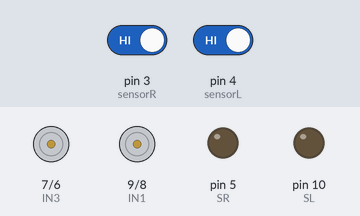
This sketch was run on a simulated Arduino Uno, built with avr-gcc and run on an emulated ATmega328P. Shown: motor-driver pin pairs drawn as motors (green arrow = first pin HIGH = forward, orange = second pin HIGH = backward, longer = more drive), output pins drawn as LEDs (lit = HIGH). The inputs (shaded band) are chosen by the test bench; at power-on: pin 3 (sensorR) HIGH, pin 4 (sensorL) HIGH.

Above: at 1.2 s.
1.3 s: pin 3 (sensorR) driven LOW
At 2.5 s:
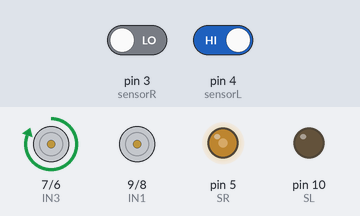
2.8 s: pin 4 (sensorL) driven LOW
At 3.7 s:
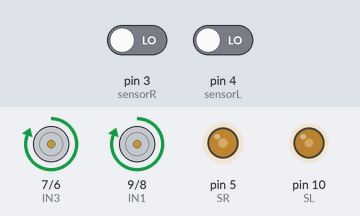
4.3 s: pin 3 (sensorR) driven HIGH
At 4.9 s:
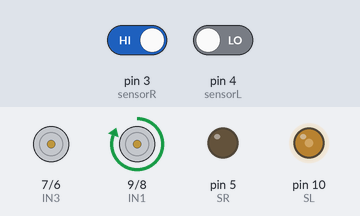
Timing chart, 0 to 7.3 s (numbered marks = the images above; inputs shaded):
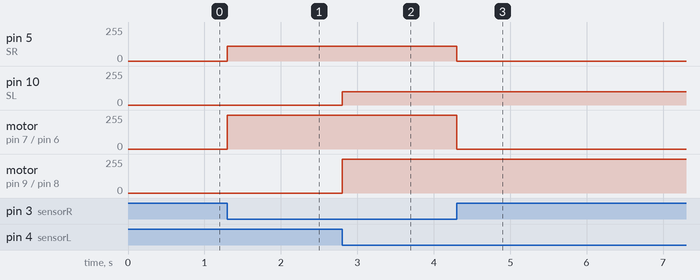

The sketch:

linefollower.ino
```cpp
#define SL 10
#define IN1 9
#define IN2 8
#define IN3 7
#define IN4 6
#define SR 5
#define sensorL 4
#define sensorR 3
char car;
void setup() {
Serial.begin(9600);
for (int i=5 ; i<=10 ; i++){
  pinMode(i,1);
}
pinMode(4,0);
pinMode(3,0);

}

void forward(){
  analogWrite(SL, 100);
  digitalWrite(IN1 , 1);
  digitalWrite(IN2 , 0);
  digitalWrite(IN3 , 1);
  digitalWrite(IN4 , 0);
  analogWrite(SR, 110);
}

void backward(){
  analogWrite(SL, 100);
  digitalWrite(IN1 , 0);
  digitalWrite(IN2 , 1);
  digitalWrite(IN3 , 0);
  digitalWrite(IN4 , 1);
  analogWrite(SR, 110);
}

void right(){
  analogWrite(SL, 100);
  digitalWrite(IN1 , 1);
  digitalWrite(IN2 , 0);
  digitalWrite(IN3 , 0);
  digitalWrite(IN4 , 0);
  analogWrite(SR, 0);
}

void left(){
  analogWrite(SL, 0);
  digitalWrite(IN1 , 0);
  digitalWrite(IN2 , 0);
  digitalWrite(IN3 , 1);
  digitalWrite(IN4 , 0);
  analogWrite(SR, 110);
}

void stopp(){
  analogWrite(SL, 0);
  digitalWrite(IN1 , 0);
  digitalWrite(IN2 , 0);
  digitalWrite(IN3 , 0);
  digitalWrite(IN4 , 0);
  analogWrite(SR, 0);
}


void loop() {

 int sL = digitalRead(sensorL);
 int sR = digitalRead(sensorR);
  if(sL==0 && sR==0){
    forward();
  }

  else if(sL==0 && sR==1){
    right();
  }

  else if(sL==1 && sR==0){
    left();
  }

  else if(sL==1 && sR==1){
    stopp();
  }


}
```

Measured:
- after the input at 1.3 s, pin 5 (SR): 0/255 → 110/255 at once; motor on pin 7 (IN3) / pin 6 (IN4): stopped → forward 255/255 at once
- after the input at 2.8 s, pin 10 (SL): 0/255 → 100/255 at once; motor on pin 9 (IN1) / pin 8 (IN2): stopped → forward 255/255 at once
- after the input at 4.3 s, pin 5 (SR): 110/255 → 0/255 at once; motor on pin 7 (IN3) / pin 6 (IN4): forward 255/255 → stopped at once
